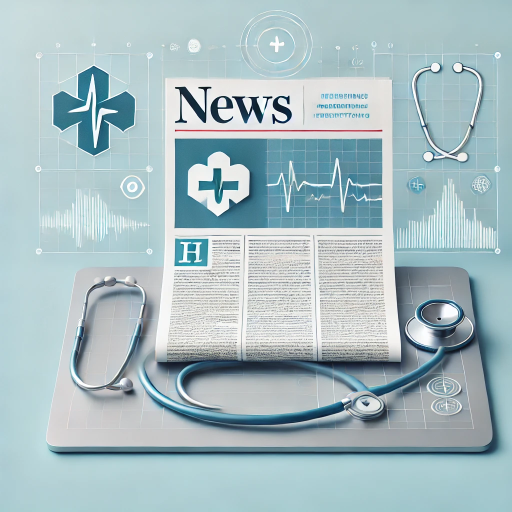
#> input picture front end/assets/news.jpg, 1024 x 1024 px (shown at 1/2 size)
$ python -i PreprocessingClasss.py   (imports and definitions only)
#> lines starting #> are read from the running program, lines starting #| are printed output that depends on the picture
import numpy as np
from PIL import Image
import io

def preprocess_image(input_data, target_size=(180, 180)):
    """
    Preprocess an image from a file path, numpy array, or file-like object.
    Returns a batch of shape (1, H, W, 3) with normalized RGB data.
    """
#> called with input_data = '../assets/news.jpg', target_size = (180, 180)
    try:
        if isinstance(input_data, str):
            # Input is file path
            img = Image.open(input_data).convert('RGB')
#> img is the input picture: PIL image 1024x1024 RGB; mean R, G, B 167, 189.1, 194.2
            img = img.resize(target_size)
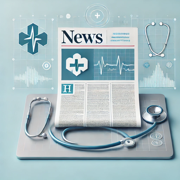
#> img: PIL image 180x180 RGB; mean R, G, B 167, 189.1, 194.2
            img_array = np.array(img) / 255.0
            img_batch = np.expand_dims(img_array, axis=0)
            return img_batch

        elif isinstance(input_data, np.ndarray):
            # Input is numpy array
            if input_data.dtype != np.uint8:
                input_data = input_data.astype(np.uint8)
            img = Image.fromarray(input_data)
            img = img.convert('RGB')
            img = img.resize(target_size)
            img_array = np.array(img) / 255.0
            img_batch = np.expand_dims(img_array, axis=0)
            return img_batch

        else:
            # Assume input_data is a file-like object (e.g., uploaded file)
            image_bytes = input_data.read()
            img = Image.open(io.BytesIO(image_bytes)).convert('L')  # Grayscale
            img = img.resize(target_size)
            img_normalized = np.array(img) / 255.0
            image = img_normalized.reshape(target_size[0], target_size[1], 1)
            single_image_rgb = np.repeat(image, 3, axis=-1)  # Grayscale to RGB
            single_image_rgb = np.expand_dims(single_image_rgb, axis=0)  # Batch dimension
            return single_image_rgb

    except Exception as e:
        raise RuntimeError(f"Image preprocessing failed: {e}")

>>> result = preprocess_image('../assets/news.jpg')
